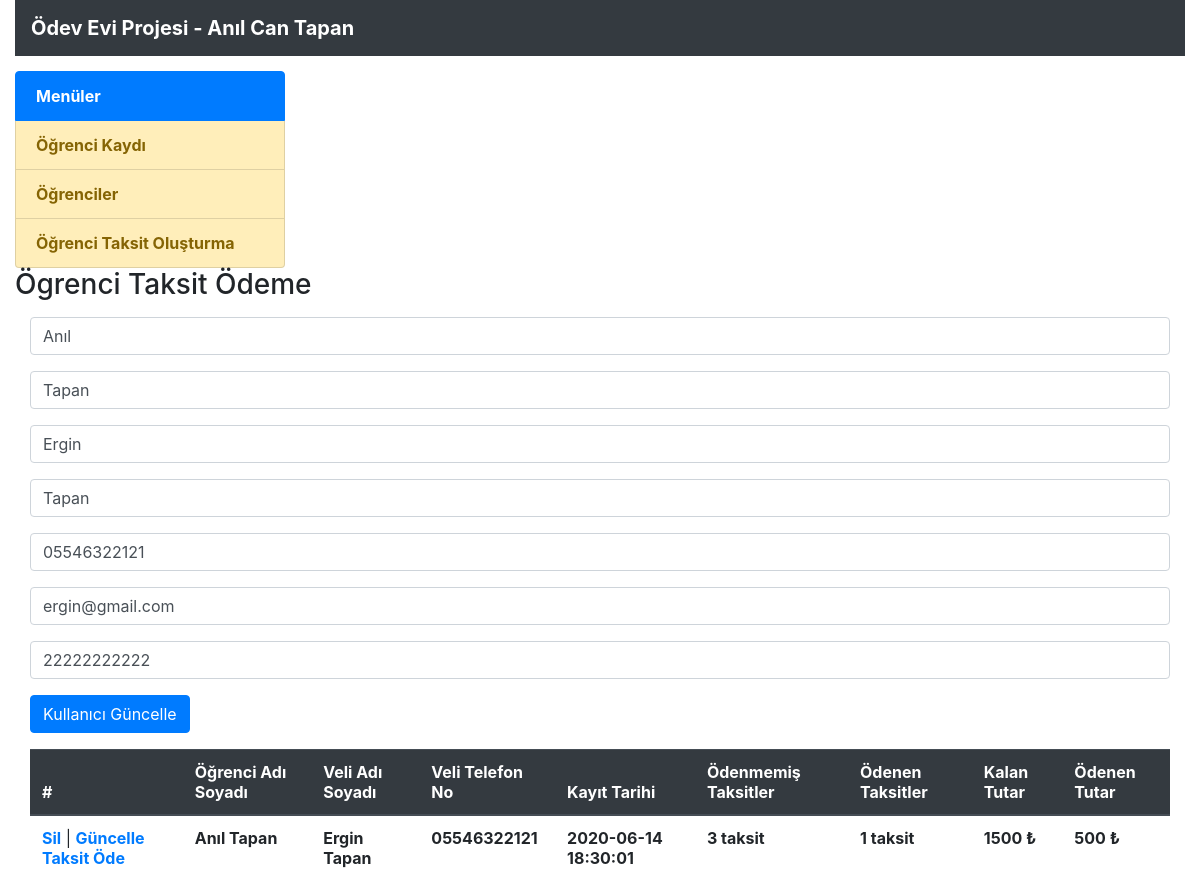
Page /ogrenciler.php?guncelle=22 on the committed database.
### tables this page shows
CREATE TABLE `ogrencibilgileri` (
  `id` int(11) NOT NULL,
  `ogrenci_ad` text NOT NULL,
  `ogrenci_soyad` text NOT NULL,
  `veli_ad` text NOT NULL,
  `veli_soyad` text NOT NULL,
  `veli_tel` text NOT NULL,
  `veli_mail` text NOT NULL,
  `veli_tc` text NOT NULL,
  `tarih` text NOT NULL
);

### ogrenciler.php (the view, shortened to what this page needs)
<?php include("header.php") ?>
<h3> Ögrenci Taksit Ödeme</h3>
<?php
if($_GET["guncelle"]){
	$id = $_GET["guncelle"];
	$sorguKayitSec = mysqli_query($baglanti, "select * from ogrencibilgileri where id='$id'");
			$diziKayitSec = mysqli_fetch_array($sorguKayitSec);
?>
<div class="col">
<form class="ust15bosluk" action="" method="POST">
	<div class="form-group">
		<input name="ogrenci_ad" type="text"  class="form-control" value="<?php if(isset($diziKayitSec)) echo $diziKayitSec["ogrenci_ad"]; else if(isset($_POST["ogrenci_ad"])) echo $_POST["ogrenci_ad"]; ?>">
	</div>
	<div class="form-group">
		<input name="ogrenci_soyad" type="text"  class="form-control" value="<?php if(isset($diziKayitSec)) echo $diziKayitSec["ogrenci_soyad"]; else if(isset($_POST["ogrenci_soyad"])) echo $_POST["ogrenci_soyad"]; ?>">
	</div>
	<div class="form-group">
		<input name="veli_ad" type="text"  class="form-control" value="<?php if(isset($diziKayitSec)) echo $diziKayitSec["veli_ad"]; else if(isset($_POST["veli_ad"])) echo $_POST["veli_ad"]; ?>">
	</div>
	<div class="form-group">
		<input name="veli_soyad" type="text"  class="form-control" value="<?php if(isset($diziKayitSec)) echo $diziKayitSec["veli_soyad"]; else if(isset($_POST["veli_soyad"])) echo $_POST["veli_soyad"]; ?>">
	</div>
		<div class="form-group">
		<input name="veli_tel" type="text"  class="form-control" value="<?php if(isset($diziKayitSec)) echo $diziKayitSec["veli_tel"]; else if(isset($_POST["veli_tel"])) echo $_POST["veli_tel"]; ?>">
	</div>
		<div class="form-group">
		<input name="veli_mail" type="text"  class="form-control" value="<?php if(isset($diziKayitSec)) echo $diziKayitSec["veli_mail"]; else if(isset($_POST["veli_mail"])) echo $_POST["veli_mail"]; ?>">
	</div>
		<div class="form-group">
		<input name="veli_tc" type="text" class="form-control" value="<?php if(isset($diziKayitSec)) echo $diziKayitSec["veli_tc"]; else if(isset($_POST["veli_tc"])) echo $_POST["veli_tc"]; ?>">
	</div>
	<button name="btnKullaniciEkle" type="submit" class="btn btn-primary">Kullanıcı Güncelle</button>
</form>
<?php } ?>
<table class="table ust15bosluk">
  <thead class="thead-dark">
    <tr>
      <th>#</th>
      <th><strong>Öğrenci Adı Soyadı</strong></th>
      <th><strong>Veli Adı Soyadı</strong></th>
      <th><strong>Veli Telefon No</strong></th>
	  <th><strong>Kayıt Tarihi</strong></th>
	  <th><strong>Ödenmemiş Taksitler</strong></th>
	  <th><strong>Ödenen Taksitler</strong></th>
	  <th><strong>Kalan Tutar</strong></th>
	  <th><strong>Ödenen Tutar</strong></th>
    </tr>
  </thead>
  <tbody>
<?php $sorguliste = mysqli_query($baglanti, "select * from ogrencibilgileri"); while($diziliste = mysqli_fetch_array($sorguliste)) {  ?>
		<tr>
		  <td>
		  <a href="?sil=<?= $diziliste["id"] ?>"><strong>Sil</strong></a>
		  |
		  <a href="?guncelle=<?= $diziliste["id"] ?>"><strong>Güncelle</strong></a>
		  <a href="taksitodeme.php?ode=<?= $diziliste["id"] ?>"><strong>Taksit Öde</strong></a>
		  </td>
		  <td><strong><?= $diziliste["ogrenci_ad"] ?> <?= $diziliste["ogrenci_soyad"] ?></strong></td>
		  <td><strong><?= $diziliste["veli_ad"] ?> <?= $diziliste["veli_soyad"] ?></strong></td>
		  <td><strong><?= $diziliste["veli_tel"] ?></strong></td>
		  <td><strong><?= $diziliste["tarih"] ?></strong></td>
		  <td><strong><?php $oid = $diziliste["id"]; $s1 = mysqli_query($baglanti, "SELECT * FROM taksitler where durum='0' AND ogrenci_id='$oid'"); $t1= mysqli_num_rows($s1); if (empty($t1)){echo "Yok";} else { echo "$t1 taksit";} ?></strong></td>
		  <td><strong><?php $s1 = mysqli_query($baglanti, "SELECT * FROM taksitler where durum='1' AND ogrenci_id='$oid'"); $t1= mysqli_num_rows($s1); if (empty($t1)){echo "Yok";} else { echo "$t1 taksit";} ?></strong></td>
		 <td><strong><?php $query = mysqli_query($baglanti, "SELECT SUM(taksit_tutar) FROM taksitler where durum='0' AND ogrenci_id='$oid'");  $row = mysqli_fetch_array($query); echo $row['SUM(taksit_tutar)']; ?> ₺</strong></td>
		 <td><strong><?php $query = mysqli_query($baglanti, "SELECT SUM(taksit_tutar) FROM taksitler where durum='1' AND ogrenci_id='$oid'");  $row = mysqli_fetch_array($query); echo $row['SUM(taksit_tutar)']; ?> ₺</strong></td>
		</tr>
<?php } ?>
  </tbody>
</table>

### stil.css (style rules this page uses)
.ust15bosluk { margin-top:15px; }
strong { font-weight: bold; }

### rows in the picture
ogrencibilgileri: ogrenci_ad "Anıl", ogrenci_soyad "Tapan", veli_ad "Ergin", veli_soyad "Tapan", veli_tel "05546322121", veli_mail "ergin@gmail.com", veli_tc "22222222222", tarih "2020-06-14 18:30:01", t1 "3", t1 "1", SUM "1500", SUM "500"
